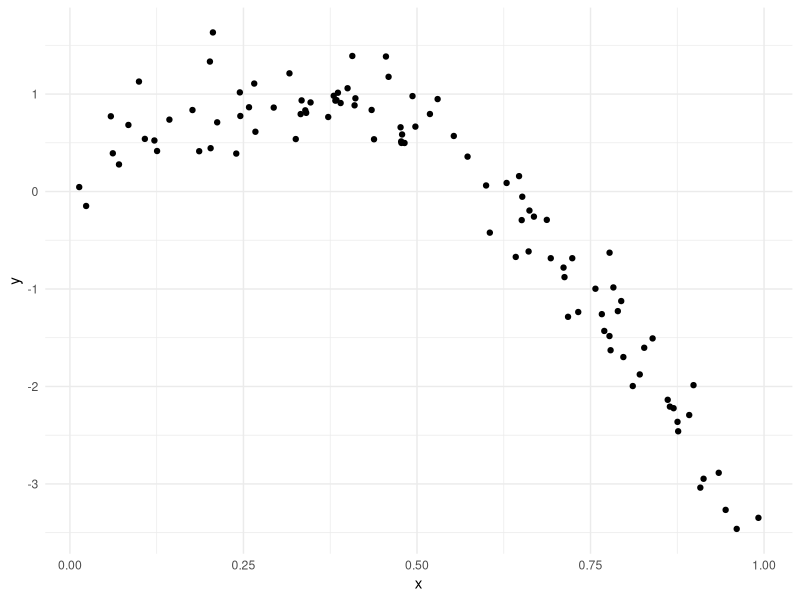
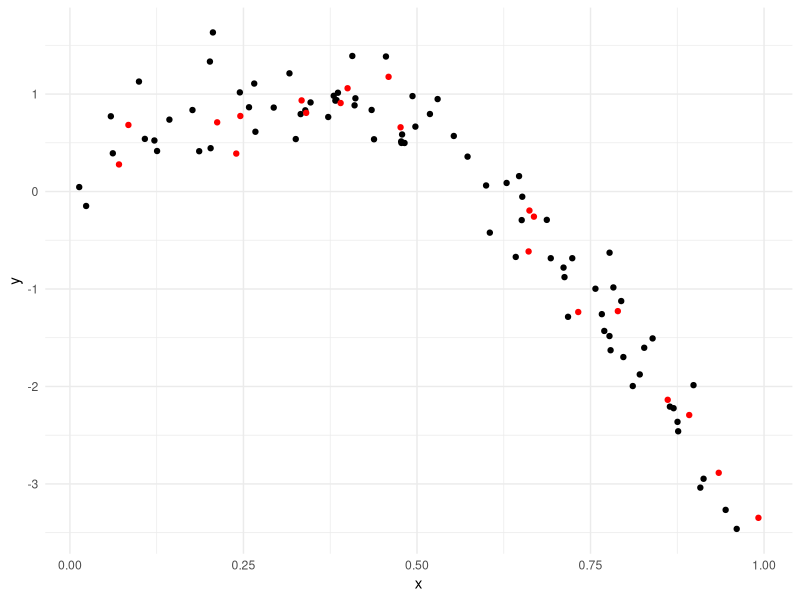
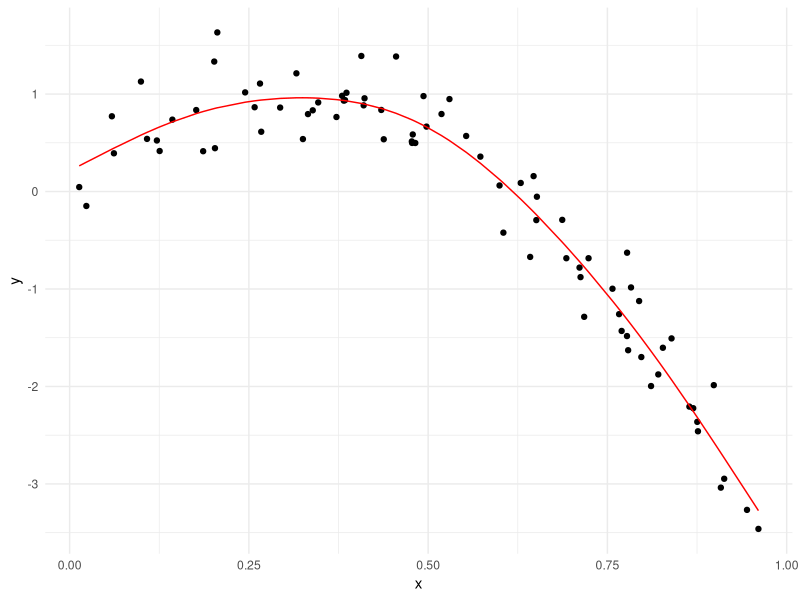
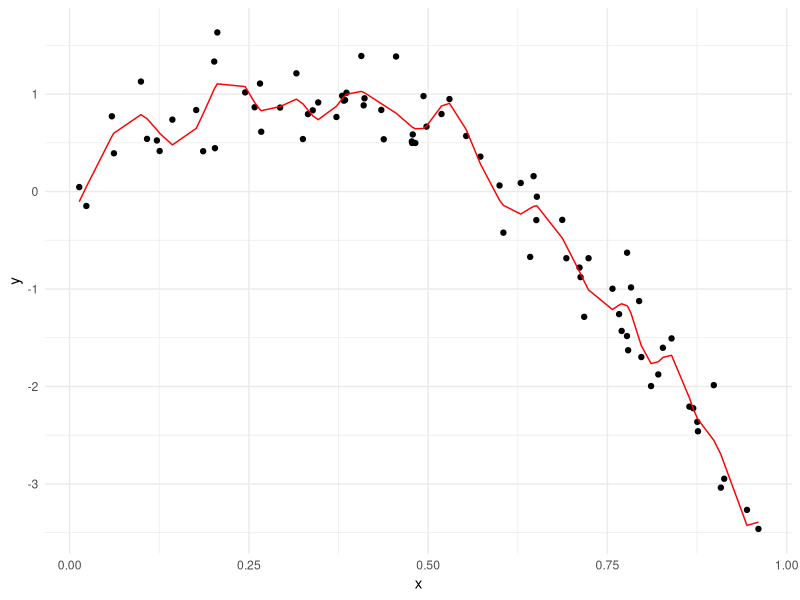

Recreate these plots in R, in order.
## ---- chunk 1
library(tidyverse)
library(viridis)
library(modelr)
library(mgcv) ##fit for nonlinear models

knitr::opts_chunk$set(
  fig.width = 6,
  fig.asp = .6,
  out.width = "90%"
)

theme_set(theme_minimal() + theme(legend.position = "bottom"))

options(
  ggplot2.continuous.colour = "viridis",
  ggplot2.continuous.fill = "viridis"
)

scale_colour_discrete = scale_colour_viridis_d
scale_fill_discrete = scale_fill_viridis_d

set.seed(1)
## ---- chunk 2
nonlin_df = 
  tibble(
    id = 1:100,
    x = runif(100, 0, 1),
    y = 1 - 10 * (x - .3) ^ 2 + rnorm(100, 0, .3)
  )

nonlin_df %>% 
  ggplot(aes(x = x, y = y)) + 
  geom_point()
## ---- chunk 3
train_df = sample_n(nonlin_df, 80)
test_df = anti_join(nonlin_df, train_df, by = "id")

ggplot(train_df, aes(x = x, y = y)) + 
  geom_point() + 
  geom_point(data = test_df, color = "red")
## ---- chunk 4
linear_mod = lm(y ~ x, data = train_df)
smooth_mod = mgcv::gam(y ~ s(x), data = train_df) #s:smooth function
wiggly_mod = mgcv::gam(y ~ s(x, k = 30), sp = 10e-6, data = train_df)
## ---- chunk 5
train_df %>% 
  add_predictions(smooth_mod) %>% 
  ggplot(aes(x = x, y = y)) + geom_point() + 
  geom_line(aes(y = pred), color = "red")
## ---- chunk 6
train_df %>% 
  add_predictions(wiggly_mod) %>% 
  ggplot(aes(x = x, y = y)) + geom_point() + 
  geom_line(aes(y = pred), color = "red")
## ---- chunk 7
rmse(linear_mod, test_df)
rmse(smooth_mod, test_df)
rmse(wiggly_mod, test_df)
